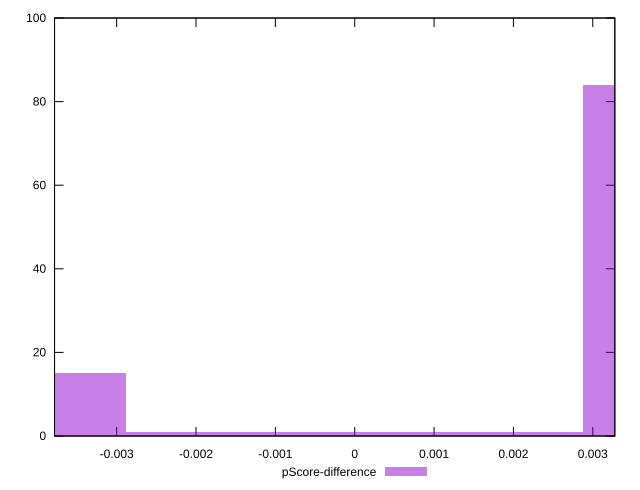

Here is the gnuplot script that generated this plot:
reset

$pScoreDifference <<EOF
0.005757693575049946 84
-0.005757693575049946 15
0 1
EOF

set key outside below
set boxwidth 0.005757693575049946
set xrange [-0.0037830689765607495:0.00327810346784237]
set yrange [0:100]
set trange [0:100]
set style fill transparent solid 0.5 noborder
set terminal svg size 640, 490 enhanced background rgb 'white'
set output "report_00015_2021-02-09T16-11-33.973Z/uses-long-cache-ttl/samples/pages/pScore-difference/histogram.svg"

plot $pScoreDifference title "pScore-difference" with boxes

reset
